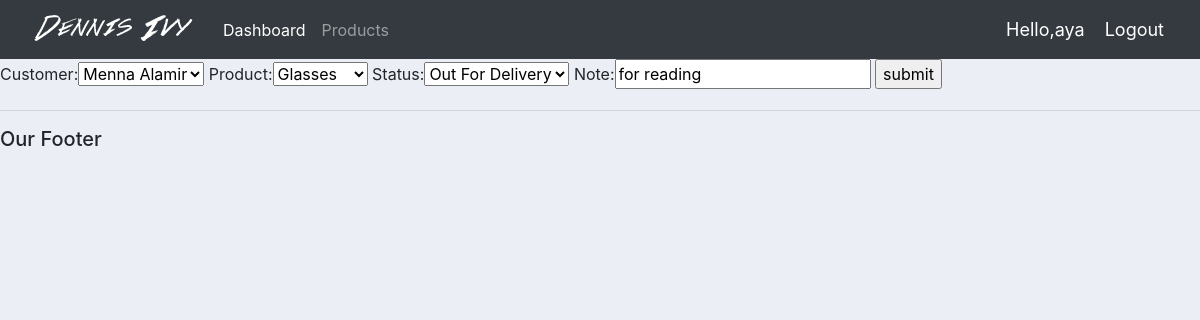
Screenshot of /update_order/3/ (signed in) with the database file from the repository.
### accounts/models.py (models this page shows, shortened)
class Order(models.Model):
    Status=(
        ('Pending','Pending'),
        ('Out for Delivery','Out For Delivery'),
        ('Delivered','Delivered')
    )
    customer=models.ForeignKey(Customer,null=True,on_delete=models.SET_NULL)
    product=models.ForeignKey(Products,null=True,on_delete=models.SET_NULL)
    date_created=models.DateTimeField(auto_now_add=True)
    status=models.CharField(max_length=200,null=True,choices=Status)
    note=models.CharField(max_length=1000,null=True)

### accounts/views.py (the view)
# urls.py: path('update_order/<str:pk>/',views.update_order,name="update_order"),
@login_required(login_url='login')
def update_order(request,pk):
    object=Order.objects.get(id=pk)
    form=OrderForm(instance=object)
    if request.method=="POST":
        dataUpdated=OrderForm(request.POST,instance=object)
        if dataUpdated.is_valid():
            dataUpdated.save()
            return redirect('/')
    context={'form':form}
    return render(request,'accounts/update_order.html',context)

### accounts/forms.py
class OrderForm(ModelForm):
    class Meta:
        model=Order
        fields='__all__'

### accounts/models.py (called while the page is built)
    def __str__(self):
        return self.name

    def __str__(self):
        return self.name

### accounts/templates/accounts/update_order.html (shortened to what this page needs)
{% extends 'accounts/main.html' %}
{% block content %}
<form action="" method="POST">
  {{form}}
  <input type="submit" value="submit">
</form>
{% endblock %}

### accounts/templates/accounts/navbar.html (shortened to what this page needs)
{% load static %}
<nav class="navbar navbar-expand-lg navbar-dark bg-dark">
  <img src="{% static 'images/logo.png'%}">
  <div class="collapse navbar-collapse" id="navbarNav">
    <ul class="navbar-nav">
      <li class="nav-item active">
        <a class="nav-link" href="#">Dashboard</span></a>
      </li>
      <li class="nav-item">
        <a class="nav-link" href="#">Products</a>
      </li>
    </ul>
  </div>
  <span class = "hello-msg">Hello,{{request.user}}</span>
  <span><a class ="hello-msg" href="{% url 'logout' %}">Logout</a></span>
</nav>

### static/css/main.css (style rules this page uses)
body { background-color: #ebeff5; }

### accounts/templates/accounts/navbar.html (style rules this page uses)
.hello-msg { font-size:18px; color:#fff; margin-right:20px; }

### rows the page displays
Order: customer "Menna Alamir", product "Glasses", status "Out For Delivery", note "for reading"

### other values shown
{{ request.user }} "aya"
